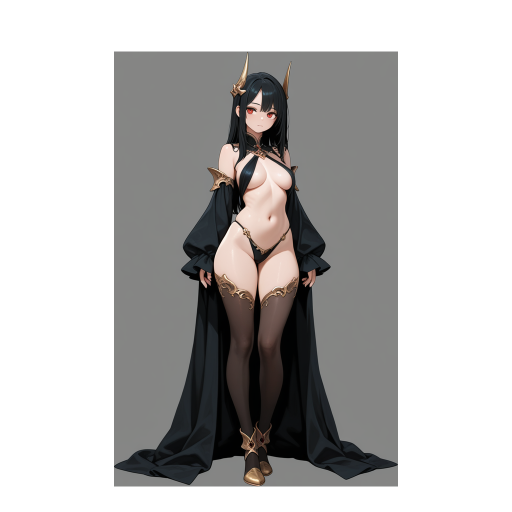
#> input picture characters/waifu_001/reference/full_body.png, 1024 x 1024 px, found by its file name (shown at 1/2 size)
$ jupyter execute --allow-errors model_eval_flux_to_qwen.ipynb   (shell and % lines are left out)
#> lines starting #> are read from the running program, lines starting #| are printed output that depends on the picture
# ChibiCreate — FLUX → Qwen

**PRIMARY EXPERIMENT:** `FLUX run_003` → Qwen, com `full_body` + `outfit` como
referências de design.

Segundo estágio: **Qwen-Image-Edit-2511** aproximando do chibi alvo uma saída
do FLUX que já preserva bem o design. A pergunta é se o Qwen puxa as
proporções para o chibi **sem** reinterpretar roupa, capa, cabelo, chifres e
ornamentos.

**O FLUX não roda aqui.** Você faz upload do ZIP com os resultados que já
executou.

### Por que `run_003` e não `run_001`

Decisão do usuário, por inspeção visual dos resultados FLUX:

| | chibi | design preservado |
|---|---|---|
| `run_001` | mais forte | reinterpretou mais roupa e design |
| **`run_003`** | menos chibi | **preserva estrutura, roupa, capa, cabelo, ornamentos** |

O estágio Qwen existe justamente para cobrir o que falta no `run_003`:
partir de um design fiel e puxar as proporções. Partir do `run_001` seria
pedir ao Qwen que reconstruísse um design já perdido no estágio 1.

---

## Experimento principal e comparações

| | Pipeline | image1 (editada) | image2 | image3 |
|---|---|---|---|---|
| **PRIMARY** | FLUX **run_003** → Qwen | **saída run_003** | `full_body` | `outfit` |
| A | Original → Qwen | `full_body` | — | — |
| B | FLUX run_003 → Qwen | saída run_003 | `full_body` | — |
| C | FLUX **run_001** → Qwen | saída run_001 | `full_body` | `outfit` |

A/B/C ficam como **comparação**: A isola o Qwen sozinho, B mede o efeito da
segunda referência, C mede o efeito de trocar a entrada do estágio 1. O
`face.png` não entra — o node Core só comporta três imagens no total, e não
há workaround sem custom node.

---

## ⚠️ Leia antes de escolher a GPU

O Qwen-Image-Edit-2511 é **muito** maior que o FLUX klein:

| | FLUX.2 klein 4B | Qwen-Image-Edit-2511 |
|---|---|---|
| Pesos (diffusion) | 7.75 GB | **20.5 GB** (fp8mixed) |
| Download total | ~16 GB | **~30 GB** |
| `min_vram_gb` do projeto | 13 | **24** |

**T4 (15 GB) não serve.** A célula de preflight bloqueia antes de gastar GPU.
Use **A100 (40 GB)**, ou L4 (22.5 GB) sabendo que fica abaixo do limiar de 24.

Não há fallback automático: nada de trocar de modelo, quantização ou
checkpoint por conta própria. Se não couber, o notebook **para**.

---

**Não é Flow 02. Não produz `master.png`. Nenhum artefato é aprovado.**

## 1 — GPU real

Registra o que a sessão de fato deu. Não assume nada.

[cell 1]
import json, subprocess, sys

#> (the rest of this cell did not finish here and is left out)

## 2 — Clonar o ChibiCreate

Branch `arena/01a07ece-chibicreate` (a `main` não tem a pipeline).

[cell 2]
%cd /content
%cd /content/ChibiCreate

import pathlib
for p in ['workflows/experimental/qwen_edit_multiref/v1.json',
          'characters/waifu_001/reference/full_body.png',
          'characters/waifu_001/reference/outfit.png']:
    print(('OK   ' if pathlib.Path(p).is_file() else 'FALTA'), p)

## 3 — Upload do ZIP com os resultados do FLUX

Envie o ZIP que você baixou do notebook do FLUX. Ele deve conter
`model_eval/flux2_klein_4b/run_003/output.png` — a entrada do
**experimento principal**.

O `run_001` também é localizado, mas apenas para o teste C de comparação. Se
faltar, o principal roda mesmo assim e o C é pulado.

A célula procura **runs nomeados** — nunca substitui por outro run em silêncio.

[cell 3]
from google.colab import files
import zipfile, pathlib, shutil

dest = pathlib.Path('/content/flux_input')
if dest.exists():
    shutil.rmtree(dest)
dest.mkdir(parents=True)

print('Selecione o ZIP com os resultados do FLUX...')
up = files.upload()
#> the answer given: full_body.png
zip_name = list(up)[0]

#> (the rest of this cell did not finish here and is left out)

### 3.1 — Verificar a saída do FLUX

Sem redimensionar, recomprimir ou editar: a imagem entra no Qwen exatamente
como saiu do FLUX. Registramos SHA256 do arquivo **e** pixel SHA256 (hashes
distintos: metadados PNG mudam o primeiro sem mudar um pixel).

[cell 4]
import hashlib, json
from PIL import Image
from IPython.display import display


def registrar(path, papel):
    data = path.read_bytes()
    with Image.open(path) as im:
        size, mode = im.size, im.mode
        pixel_sha = hashlib.sha256(im.convert('RGBA').tobytes()).hexdigest()
    info = {
        'file': str(path),
        'role': papel,
        'origin': f'upload do usuario: {zip_name} -> {path.parent.name}/output.png',
        'artifact_sha256': hashlib.sha256(data).hexdigest(),
        'pixel_sha256': pixel_sha,
        'width': size[0], 'height': size[1], 'mode': mode,
        'bytes': len(data),
        'modified_before_stage2': False,
    }
    print('=' * 68)
    for k, v in info.items():
        print(f'  {k:24} {v}')
    display(Image.open(path))
    return info


#> (the rest of this cell did not finish here and is left out)

## 4 — Baixar o Qwen-Image-Edit-2511

~30 GB. É a etapa longa. Os hashes vêm de `config/models.lock.yaml`
(Comfy-Org, redistribuição oficial — não é quantização comunitária).

[cell 5]
%cd /content
%cd /content/ComfyUI
#> (the rest of this cell did not finish here and is left out)

## 5 — Subir o ComfyUI

[cell 6]
import subprocess, time, urllib.request, json

%cd /content/ComfyUI
proc = subprocess.Popen(
    ['python', 'main.py', '--listen', '127.0.0.1', '--port', '8188'],
    stdout=open('/content/comfy.log', 'w'), stderr=subprocess.STDOUT)

#> (the rest of this cell did not finish here and is left out)

## 6 — Preflight real

Confere GPU, VRAM, modelos, workflow e licença **antes** de gastar GPU.

[cell 7]
import os
os.environ['CHIBI_COMFY_URL'] = 'http://127.0.0.1:8188'
%cd /content/ChibiCreate

print('=' * 62)
print('=' * 62)

### 6.1 — Topologia: as referências chegam ao conditioning?

Este é o modo de falhar mais perigoso do experimento: uma referência
desconectada não gera erro — a imagem sai plausível, só que a referência
nunca entrou. Aborta antes da GPU.

[cell 8]
import json

#> (the rest of this cell did not finish here and is left out)

## 7 — Parâmetros da rodada

`DENOISE` é **hipótese de baseline**, não valor calibrado. Calibrar é uma
etapa separada, depois de olhar estes resultados.

[cell 9]
PROMPT_QWEN = (
    "Preserve the exact same character identity, face, hair, eyes, horns, body proportions, color palette, and overall chibi style from the input image. Preserve the original character design shown in the reference images, especially the clothing, cape, golden ornaments, accessories, and their shapes and placement. Do not redesign, replace, modernize, sexualize, simplify away, or invent clothing elements. Redraw the character as a clean polished game/gacha chibi character while keeping the original outfit design recognizable and faithful to the references. Only make changes necessary to adapt the original design naturally to the chibi proportions. Full body, front-facing, clean silhouette, consistent lineart, polished game art, soft shading, highly readable at small size. The output should look like the same original character converted into chibi form, not a new character inspired by the original."
)

# BASELINE_HYPOTHESIS — nao e valor validado nem otimizado.
# Nao ha denoise recomendado para Qwen-Edit registrado no projeto
# (o unico denoise existente e 1.0, do FLUX, para geracao a partir do zero).
# Aqui o objetivo e o OPOSTO: preservar a base e corrigir o design.
# 1.0 descartaria o chibi do FLUX e viraria uma geracao nova, anulando o
# experimento. 0.5 e o ponto medio conservador: espaco para corrigir roupa
# sem dissolver a personagem.
# A calibracao e uma etapa SEPARADA, depois de olhar estes resultados.
DENOISE = 0.5
DENOISE_STATUS = 'BASELINE_HYPOTHESIS'

SEED = 42

print('prompt   :', len(PROMPT_QWEN), 'caracteres')
print('denoise  :', DENOISE, f'({DENOISE_STATUS})')
print('seed     :', SEED)
print('negativo : nenhum (por instrucao — medir o comportamento base)')

[cell 10]
# Painel de confirmacao — o que vai rodar no PRIMARY EXPERIMENT.
print('=' * 68)
print('PRIMARY EXPERIMENT')
print('=' * 68)
print('SOURCE:')
print('    run_003/output.png')
#> (the rest of this cell did not finish here and is left out)

## 8 — PRIMARY EXPERIMENT · FLUX run_003 → Qwen

**Este é o experimento principal.**

```
Original → FLUX run_003 (já existe) → Qwen → resultado final
```

`image1` = saída do `run_003`; `image2` = `full_body`; `image3` = `outfit`.
`primary_image_role` deve sair como `stage1_output` — **não** `full_body`.

[cell 11]
%cd /content/ChibiCreate

## 9 — Comparação A · Original → Qwen

Isola o Qwen **sozinho**, sem o FLUX: mostra o quanto do resultado principal
vem do estágio 1. `primary_image_role` deve sair como `full_body`.

[cell 12]
%cd /content/ChibiCreate

## 10 — Comparação B · FLUX run_003 → Qwen, uma referência

Igual ao PRIMARY, porém **sem** `outfit.png`. Isola o efeito da segunda
referência de design.

[cell 13]
%cd /content/ChibiCreate

## 11 — Comparação C · FLUX run_001 → Qwen

Mesmas referências do PRIMARY, trocando apenas a entrada do estágio 1
(`run_001` em vez de `run_003`). Isola exatamente a decisão desta correção:
partir de um chibi mais forte com design reinterpretado, ou de um design
fiel menos chibi.

Pulado automaticamente se o `run_001` não estiver no ZIP.

[cell 14]
%cd /content/ChibiCreate
#> (the rest of this cell did not finish here and is left out)

## 12 — Organizar em `flux_to_qwen/`

Os runs saem em `model_eval/qwen_image_edit_2511/` na ordem de execução. Aqui
recebem nomes que dizem o que são, sem tocar nos experimentos do FLUX.

| pasta | o que é |
|---|---|
| `primary_run003_2refs` | **PRIMARY EXPERIMENT** |
| `cmp_a_qwen_only` | A · Qwen sozinho |
| `cmp_b_run003_1ref` | B · sem `outfit` |
| `cmp_c_run001_2refs` | C · entrada `run_001` |

[cell 15]
import pathlib, shutil, json

src = pathlib.Path('experiments/model_eval/qwen_image_edit_2511')
dst = pathlib.Path('experiments/model_eval/flux_to_qwen')
dst.mkdir(parents=True, exist_ok=True)

# Ordem de execucao das celulas acima. C so existe se run_001 veio no ZIP.
plano = [
    ('primary_run003_2refs', 'PRIMARY: flux run_003 -> qwen + full_body + outfit',
     'run_003', True),
    ('cmp_a_qwen_only', 'A: original -> qwen (sem flux)', None, False),
    ('cmp_b_run003_1ref', 'B: flux run_003 -> qwen + full_body', 'run_003', True),
]
#> (the rest of this cell did not finish here and is left out)

## 13 — Comparação visual e tabela

O PRIMARY aparece primeiro, logo abaixo do original e da entrada `run_003`.

[cell 16]
import pathlib, json
from PIL import Image
from IPython.display import display

orig = pathlib.Path('characters/waifu_001/reference/full_body.png')
base = pathlib.Path('experiments/model_eval/flux_to_qwen')

print('=' * 70); print('ORIGINAL (arte-fonte)')
display(Image.open(orig).resize((256, 256)))
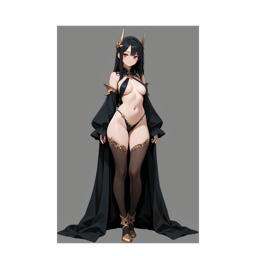
#> shown: PIL image 256x256 RGBA; mean R, G, B, A 52.8, 51.5, 50.7, 120.2; transparent parts drawn white
print('=' * 70); print('ENTRADA DO ESTAGIO 2 — FLUX run_003')
#> (the rest of this cell did not finish here and is left out)


$ run again, with characters/waifu_001/reference/face.png copied over characters/waifu_001/reference/full_body.png
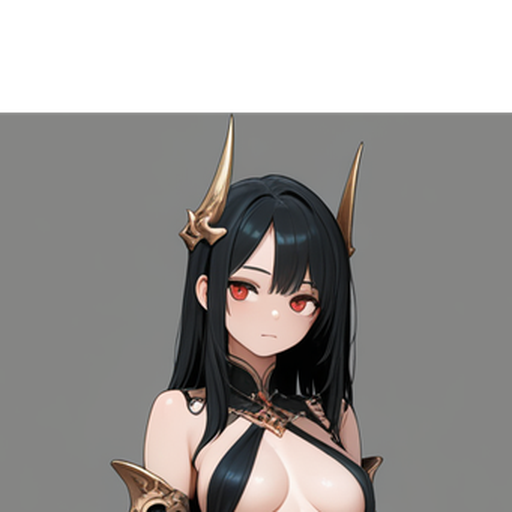
#> input picture characters/waifu_001/reference/face.png, 512 x 512 px, found by its file name
#> `display(Image.open(orig).resize((256, 256)))`:
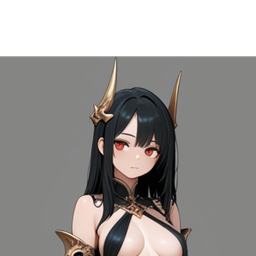
#> shown: PIL image 256x256 RGBA; mean R, G, B, A 100.5, 97.5, 95.6, 198.9; transparent parts drawn white

$ run again, with characters/waifu_001/reference/hair.png copied over characters/waifu_001/reference/full_body.png
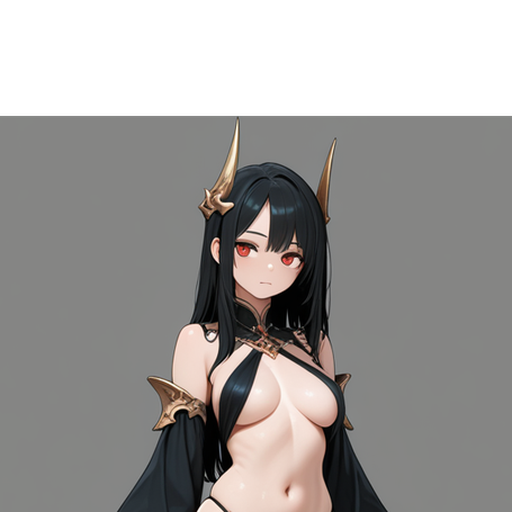
#> input picture characters/waifu_001/reference/hair.png, 512 x 512 px, found by its file name
#> `display(Image.open(orig).resize((256, 256)))`:
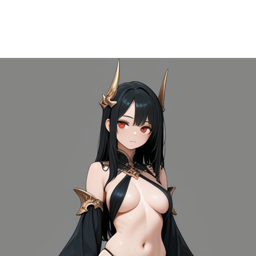
#> shown: PIL image 256x256 RGBA; mean R, G, B, A 100.1, 97.4, 95.7, 197.3; transparent parts drawn white
